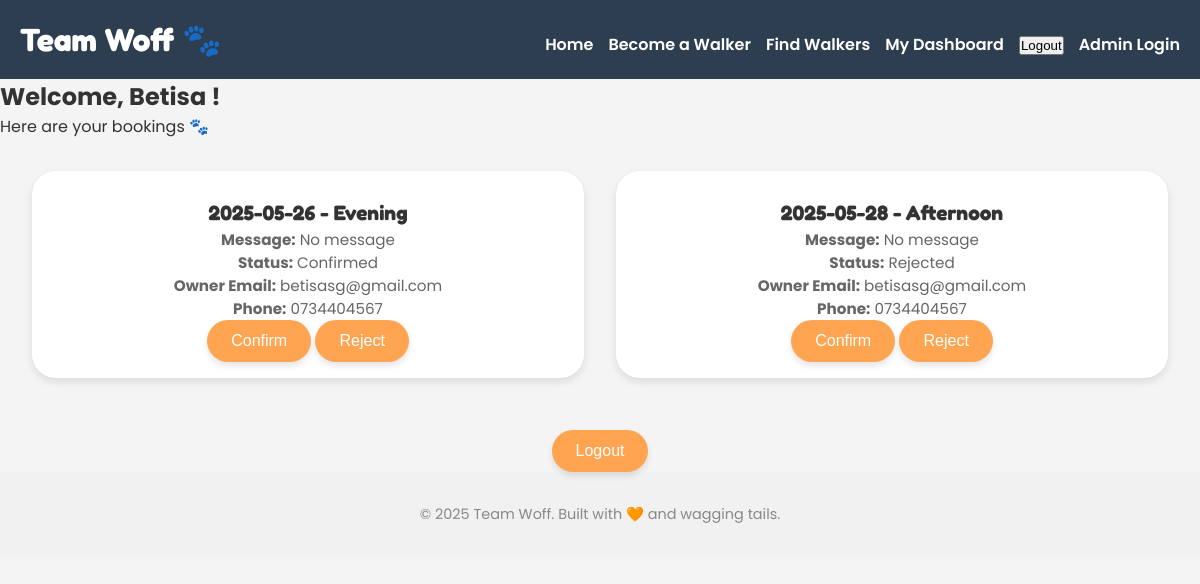
Page /walker_dashboard (signed in) on the earlier database version.
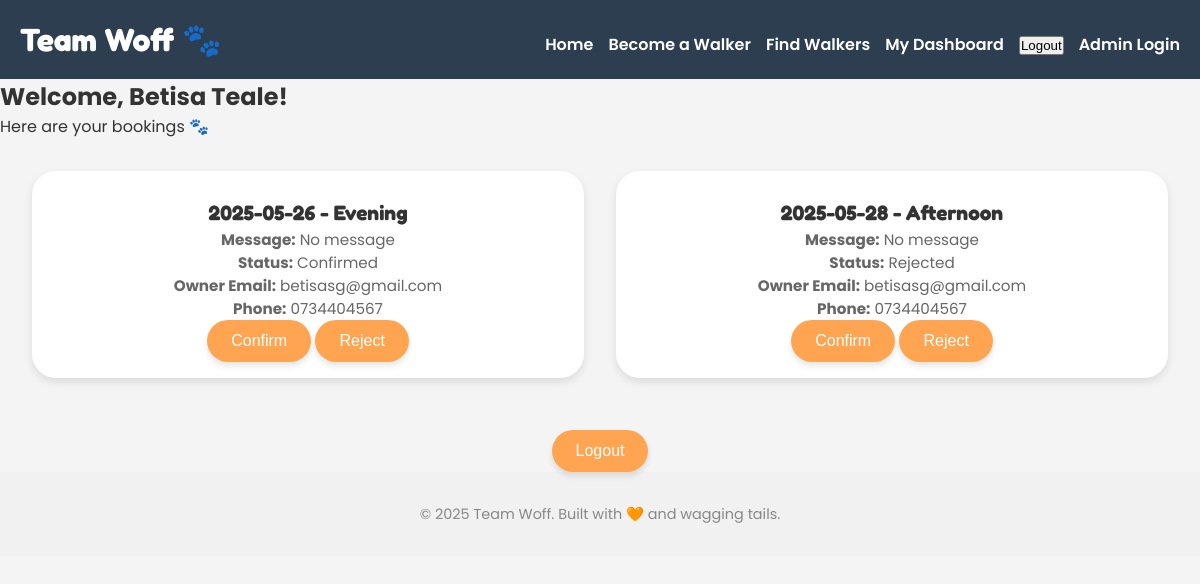
Same page on the later database version.
### app.py (models this page shows)
class DogWalker(db.Model):
    __tablename__ = 'dog_walker'  # 💥 THIS is the missing line
    id = db.Column(db.Integer, primary_key=True)
    name = db.Column(db.String(100))
    city = db.Column(db.String(100))
    experience = db.Column(db.String(100))
    availability = db.Column(db.String(100))
    dog_size = db.Column(db.String(100))
    photo = db.Column(db.String(200))
    about_me = db.Column(db.Text)
    email = db.Column(db.String(100))
    phone = db.Column(db.String(20))
    price_morning = db.Column(db.Integer)
    price_afternoon = db.Column(db.Integer)
    price_evening = db.Column(db.Integer)
    password_hash = db.Column(db.String(256))

### app.py (the view)
@app.route('/walker_dashboard')
def walker_dashboard():
    if 'walker_id' not in session:
        return redirect(url_for('walker_login'))
    walker = DogWalker.query.get(session['walker_id'])
    bookings = Booking.query.filter_by(walker_id=walker.id).all()
    return render_template('walker_dashboard.html', walker=walker, bookings=bookings)

### app.py (called while the page is built)
@app.context_processor
def inject_session():
    return dict(session=session)

### templates/walker_dashboard.html (shortened to what this page needs)
{% extends "base.html" %}
{% block content %}
<div class="dashboard-container">
  <h2>Welcome, {{ walker.name }}!</h2>
  <p class="info">Here are your bookings 🐾</p>
  {% if bookings %}
    <div class="card-container">
      {% for booking in bookings %}
        <div class="walker-card">
          <h3>{{ booking.date }} - {{ booking.time_of_day }}</h3>
          <p><strong>Message:</strong> {{ booking.message or "No message" }}</p>
          <p><strong>Status:</strong> {{ booking.status }}</p>
          <p><strong>Owner Email:</strong> {{ booking.owner_email }}</p>
          <p><strong>Phone:</strong> {{ booking.owner_phone }}</p>
          <form method="POST" action="{{ url_for('respond_booking', booking_id=booking.id) }}">
            <button class="cta-button" name="action" value="confirm">Confirm</button>
            <button class="cta-button" name="action" value="reject">Reject</button>
          </form>
        </div>
      {% endfor %}
    </div>
  {% else %}
    <p class="info">No bookings yet!</p>
  {% endif %}
 <form action="/logout" method="POST" style="margin-top: 20px; text-align: center;">
  <button type="submit" class="cta-button">Logout</button>
 </form>
 </div>
{% endblock %}

Differences in the rows shown:
changed DogWalker: name "Betisa" → "Betisa Teale"
